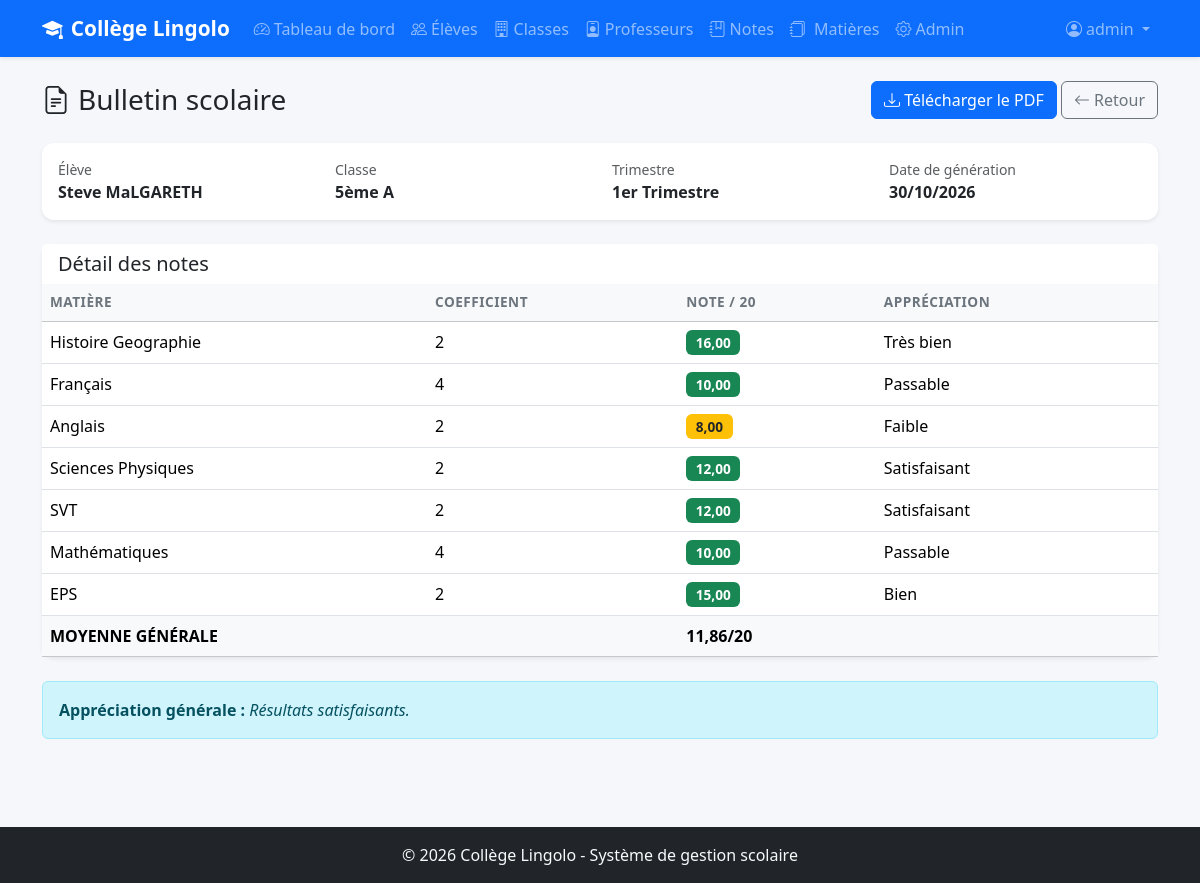
/bulletins/1/ (signed in), run on the app's committed database.
### eleves/models.py (models this page shows, shortened)
class Bulletin(models.Model):
    eleve = models.ForeignKey(
        Eleve,
        on_delete=models.CASCADE,        # Si l'élève est supprimé, ses bulletins aussi
        related_name='bulletins',        # eleve.bulletins.all()
        verbose_name="Élève"
    )
    classe = models.ForeignKey(
        Classe,
        on_delete=models.SET_NULL,
        null=True,
        blank=True,
        related_name='bulletins',
        verbose_name="Classe"
    )
    trimestre = models.IntegerField(
        choices=Note.TRIMESTRES,         # On réutilise les choix définis dans Note
        default=1,
        verbose_name="Trimestre"
    )
    date_bulletin = models.DateField(
        auto_now_add=True,
        verbose_name="Date de génération"
    )
    moyenne_generale = models.DecimalField(
        max_digits=4,
        decimal_places=2,
        null=True,
        blank=True,
        verbose_name="Moyenne générale"
    )
    appreciation_generale = models.CharField(
        max_length=255,
        blank=True,
        default='',
        verbose_name="Appréciation générale"
    )
    fichier_pdf = models.FileField(
        upload_to='bulletins/',
        blank=True,
        null=True,
        verbose_name="Fichier PDF"
    )
    class Meta:
        verbose_name = "Bulletin"
        verbose_name_plural = "Bulletins"
        ordering = ['-date_bulletin']
        unique_together = ['eleve', 'trimestre']
    @staticmethod
    def generer_appreciation(note):
        if note >= 18:
            return "Excellent"
        elif note >= 16:
            return "Très bien"
        elif note >= 14:
            return "Bien"
        elif note >= 12:
            return "Satisfaisant"
        elif note >= 10:
            return "Passable"
        elif note >= 8:
            return "Faible"
        else:
            return "Très faible"

class Eleve(models.Model):
    STATUTS = [
        ('nouveau', 'Nouveau'),
        ('redoublant', 'Redoublant'),
    ]
    SEXES = [
        ('M', 'Masculin'),
        ('F', 'Féminin'),
    ]
    nom = models.CharField(
        max_length=100,
        verbose_name="Nom de famille"
    )
    prenom = models.CharField(
        max_length=100,
        verbose_name="Prénom"
    )
    date_naissance = models.DateField(
        verbose_name="Date de naissance",
        help_text="Format : AAAA-MM-JJ (ex: 2010-05-15)"
    )
    sexe = models.CharField(
        max_length=1,
        choices=SEXES,
        default='M',
        verbose_name="Sexe"
    )
    classe = models.ForeignKey(
        Classe,
        on_delete=models.SET_NULL,       # Si la classe est supprimée → NULL
        null=True,                       # Autorise NULL en base de données
        blank=True,                      # Autorise le champ vide dans les forms
        related_name='eleves',           # classe.eleves.all() pour avoir les élèves
        verbose_name="Classe"
    )
    statut = models.CharField(
        max_length=20,
        choices=STATUTS,
        default='nouveau',
        verbose_name="Statut"
    )
    adresse = models.TextField(
        blank=True,                      # blank=True = champ optionnel dans les forms
        default='',                      # Valeur par défaut vide
        verbose_name="Adresse"
    )
    nom_parent = models.CharField(
        max_length=200,
        blank=True,
        default='',
        verbose_name="Nom du parent/tuteur"
    )
    telephone_parent = models.CharField(
        max_length=20,
        blank=True,
        default='',
        verbose_name="Téléphone du parent",
        help_text="Ex: +242 06 xxx xx xx"
    )
    date_inscription = models.DateTimeField(
        auto_now_add=True,
        verbose_name="Date d'inscription"
    )
    class Meta:
        verbose_name = "Élève"
        verbose_name_plural = "Élèves"
        ordering = ['classe', 'nom', 'prenom']  # Tri par classe puis nom
    def __str__(self):
        return f"{self.prenom} {self.nom}"

class Classe(models.Model):
    NIVEAUX = [
        ('6eme', '6ème'),
        ('5eme', '5ème'),
        ('4eme', '4ème'),
        ('3eme', '3ème'),
    ]
    niveau = models.CharField(
        max_length=10,
        choices=NIVEAUX,
        verbose_name="Niveau",           # Nom affiché dans l'admin et les forms
        help_text="Niveau scolaire"      # Texte d'aide sous le champ
    )
    lettre = models.CharField(
        max_length=5,
        verbose_name="Lettre",
        help_text="Ex: A, B, C..."
    )
    capacite = models.IntegerField(
        default=50,                      # Valeur par défaut si non renseignée
        verbose_name="Capacité maximale",
        help_text="Nombre maximum d'élèves"
    )
    class Meta:
        verbose_name = "Classe"
        verbose_name_plural = "Classes"
        ordering = ['niveau', 'lettre']
        unique_together = ['niveau', 'lettre']
    def __str__(self):
        return f"{self.get_niveau_display()} {self.lettre}"

class Note(models.Model):
    TRIMESTRES = [
        (1, '1er Trimestre'),
        (2, '2ème Trimestre'),
        (3, '3ème Trimestre'),
    ]
    eleve = models.ForeignKey(
        Eleve,
        on_delete=models.CASCADE,        # Si l'élève est supprimé, ses notes aussi
        related_name='notes',            # eleve.notes.all()
        verbose_name="Élève"
    )
    matiere = models.ForeignKey(
        Matiere,
        on_delete=models.CASCADE,
        related_name='notes',
        verbose_name="Matière"
    )
    valeur = models.DecimalField(
        max_digits=4,
        decimal_places=2,
        verbose_name="Note",
        help_text="Note sur 20"
    )
    trimestre = models.IntegerField(
        choices=TRIMESTRES,
        default=1,
        verbose_name="Trimestre"
    )
    date_evaluation = models.DateField(
        verbose_name="Date de l'évaluation"
    )
    commentaire = models.TextField(
        blank=True, default='',
        verbose_name="Commentaire"
    )
    class Meta:
        verbose_name = "Note"
        verbose_name_plural = "Notes"
        ordering = ['-date_evaluation']  # Les plus récentes en premier (- = desc)

class Matiere(models.Model):
    nom = models.CharField(
        max_length=100,
        unique=True,                     # Pas deux matières avec le même nom
        verbose_name="Nom de la matière"
    )
    coefficient = models.IntegerField(
        default=1,
        verbose_name="Coefficient"
    )
    professeurs = models.ManyToManyField(
        Professeur,
        blank=True,                      # Une matière peut n'avoir aucun prof assigné
        related_name='matieres',         # prof.matieres.all() pour voir ses matières
        verbose_name="Professeurs"
    )
    class Meta:
        verbose_name = "Matière"
        verbose_name_plural = "Matières"
        ordering = ['nom']
    def __str__(self):
        return self.nom

### eleves/views.py (the view)
@login_required
def detail_bulletin(request, pk):
    bulletin = get_object_or_404(Bulletin, pk=pk)
    notes = bulletin.eleve.notes.filter(trimestre=bulletin.trimestre)
    notes_avec_appreciation = [
        {'note': note, 'appreciation': Bulletin.generer_appreciation(note.valeur)}
        for note in notes
    ]
    context = {
        'bulletin': bulletin,
        'notes_avec_appreciation': notes_avec_appreciation,
    }
    return render(request, 'eleves/detail_bulletin.html', context)

### eleves/templates/eleves/detail_bulletin.html (shortened to what this page needs)
{% extends 'eleves/base.html' %}
{% block content %}
<div class="d-flex justify-content-between align-items-center mb-4">
    <h1 class="h3 mb-0">
        <i class="bi bi-file-earmark-text me-2"></i>Bulletin scolaire
    </h1>
    <div>
        <a href="{% url 'telecharger_bulletin' bulletin.pk %}" class="btn btn-primary">
            <i class="bi bi-download"></i> Télécharger le PDF
        </a>
        <a href="{% url 'detail_eleve' bulletin.eleve.pk %}" class="btn btn-outline-secondary">
            <i class="bi bi-arrow-left"></i> Retour
        </a>
    </div>
</div>
<div class="card border-0 shadow-sm mb-4">
    <div class="card-body">
        <div class="row">
            <div class="col-md-3">
                <small class="text-muted d-block">Élève</small>
                <strong>{{ bulletin.eleve }}</strong>
            </div>
            <div class="col-md-3">
                <small class="text-muted d-block">Classe</small>
                <strong>{{ bulletin.classe|default:"—" }}</strong>
            </div>
            <div class="col-md-3">
                <small class="text-muted d-block">Trimestre</small>
                <strong>{{ bulletin.get_trimestre_display }}</strong>
            </div>
            <div class="col-md-3">
                <small class="text-muted d-block">Date de génération</small>
                <strong>{{ bulletin.date_bulletin|date:"d/m/Y" }}</strong>
            </div>
        </div>
    </div>
</div>
<div class="card border-0 shadow-sm mb-4">
    <div class="card-header bg-white border-0">
        <h5 class="mb-0">Détail des notes</h5>
    </div>
    <div class="card-body p-0">
        <div class="table-responsive">
            <table class="table table-hover mb-0">
                <thead class="table-light">
                    <tr>
                        <th>Matière</th>
                        <th>Coefficient</th>
                        <th>Note / 20</th>
                        <th>Appréciation</th>
                    </tr>
                </thead>
                <tbody>
                    {% for item in notes_avec_appreciation %}
                    <tr>
                        <td>{{ item.note.matiere }}</td>
                        <td>{{ item.note.matiere.coefficient }}</td>
                        <td>
                            {% if item.note.valeur >= 10 %}
                                <span class="badge bg-success">{{ item.note.valeur }}</span>
                            {% elif item.note.valeur >= 7 %}
                                <span class="badge bg-warning text-dark">{{ item.note.valeur }}</span>
                            {% else %}
                                <span class="badge bg-danger">{{ item.note.valeur }}</span>
                            {% endif %}
                        </td>
                        <td>{{ item.appreciation }}</td>
                    </tr>
                    {% endfor %}
                </tbody>
                <tfoot class="table-light fw-bold">
                    <tr>
                        <td colspan="2">MOYENNE GÉNÉRALE</td>
                        <td colspan="2">{{ bulletin.moyenne_generale }}/20</td>
                    </tr>
                </tfoot>
            </table>
        </div>
    </div>
</div>
<div class="alert alert-info">
    <strong>Appréciation générale :</strong> <em>{{ bulletin.appreciation_generale }}</em>
</div>
{% endblock %}

### eleves/templates/eleves/base.html (shortened to what this page needs)
{% load static %}
<!DOCTYPE html>
<html lang="fr">
<head>
    <link href="https://cdn.jsdelivr.net/npm/bootstrap@5.3.3/dist/css/bootstrap.min.css"
          rel="stylesheet">
    <link href="https://cdn.jsdelivr.net/npm/bootstrap-icons@1.11.3/font/bootstrap-icons.min.css"
          rel="stylesheet">
    <link href="{% static 'css/style.css' %}" rel="stylesheet">
</head>
<body>
    <nav class="navbar navbar-expand-lg navbar-dark bg-primary shadow-sm">
        <div class="container">
            <a class="navbar-brand fw-bold" href="{% url 'dashboard' %}">
                <i class="bi bi-mortarboard-fill me-2"></i>Collège Lingolo
            </a>
            <div class="collapse navbar-collapse" id="navbarNav">
                <ul class="navbar-nav me-auto">
                    <li class="nav-item">
                        <a class="nav-link" href="{% url 'dashboard' %}">
                            <i class="bi bi-speedometer2 me-1"></i>Tableau de bord
                        </a>
                    </li>
                    <li class="nav-item">
                        <a class="nav-link" href="{% url 'liste_eleves' %}">
                            <i class="bi bi-people me-1"></i>Élèves
                        </a>
                    </li>
                    <li class="nav-item">
                        <a class="nav-link" href="{% url 'liste_classes' %}">
                            <i class="bi bi-building me-1"></i>Classes
                        </a>
                    </li>
                    <li class="nav-item">
                        <a class="nav-link" href="{% url 'liste_professeurs' %}">
                            <i class="bi bi-person-badge me-1"></i>Professeurs
                        </a>
                    </li>
                    <li class="nav-item">
                        <a class="nav-link" href="{% url 'liste_notes' %}">
                            <i class="bi bi-journal-bookmark me-1"></i>Notes
                        </a>
                    </li>
                    <li class="nav-item">
                        <a class="nav-link" href="{% url 'liste_matieres' %}">
                           <i class="bi bi-journals me-1"></i> Matières</a>
                    </li>
                    {% if user.is_superuser %}
                    <li class="nav-item">
                        <a class="nav-link" href="{% url 'admin:index' %}">
                            <i class="bi bi-gear me-1"></i>Admin
                        </a>
                    </li>
                    {% endif %}
                </ul>
                <ul class="navbar-nav">
                    <li class="nav-item dropdown">
                        <a class="nav-link dropdown-toggle" href="#"
                           role="button" data-bs-toggle="dropdown">
                            <i class="bi bi-person-circle me-1"></i>{{ user.username }}
                        </a>
                    </li>
                </ul>
            </div>
        </div>
    </nav>
    <main class="container my-4">
        {% block content %}{% endblock %}
    </main>
    <footer class="bg-dark text-light py-3 mt-5">
        <div class="container text-center">
            <p class="mb-0">
                &copy; 2026 Collège Lingolo - Système de gestion scolaire
            </p>
        </div>
    </footer>
</body>
</html>

### static/css/style.css (style rules this page uses)
body { background-color: #f5f7fa; min-height: 100vh; display: flex; flex-direction: column; }
main { flex: 1; }
.card { border-radius: 12px; transition: transform 0.2s ease; }
.navbar-brand { font-size: 1.3rem; }
.table th { font-weight: 600; font-size: 0.85rem; text-transform: uppercase; letter-spacing: 0.5px; color: #6c757d; }
.badge { font-size: 0.85rem; padding: 0.4em 0.7em; }
footer { margin-top: auto; }

### data on the page
Bulletin: eleve "Steve MaLGARETH", classe "5ème A", trimestre "1er Trimestre", date_bulletin "30/10/2026", moyenne_generale "11,86", appreciation_generale "Résultats satisfaisants."
Note: note.matiere "Histoire Geographie", note.matiere.coefficient "2", note.valeur "16,00", appreciation "Très bien"
Note: note.matiere "Français", note.matiere.coefficient "4", note.valeur "10,00", appreciation "Passable"
Note: note.matiere "Anglais", note.matiere.coefficient "2", note.valeur "8,00", appreciation "Faible"
Note: note.matiere "Sciences Physiques", note.matiere.coefficient "2", note.valeur "12,00", appreciation "Satisfaisant"
Note: note.matiere "SVT", note.matiere.coefficient "2", note.valeur "12,00", appreciation "Satisfaisant"
Note: note.matiere "Mathématiques", note.matiere.coefficient "4", note.valeur "10,00", appreciation "Passable"
Note: note.matiere "EPS", note.matiere.coefficient "2", note.valeur "15,00", appreciation "Bien"

### other printed values
{{ user.username }} "admin"
